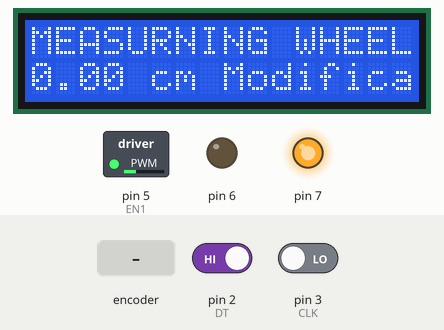
The sketch below on a simulated Arduino Uno, built with avr-gcc and run on an emulated ATmega328P. Parts: 16×2 character LCD, switched loads named in the sketch (green lamp = pin HIGH), output pins drawn as LEDs (lit = HIGH). Inputs (shaded band) come from the test bench; at power-on: pin 2 (DT) HIGH, pin 3 (CLK) LOW.

Above: at 1.2 s.
1.3 s: pin 2 (DT) driven LOW
At 1.51 s:
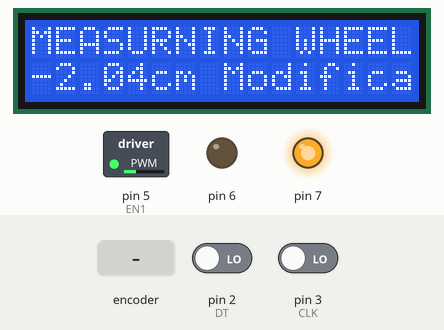
2.8 s: rotary encoder on pin 3 (CLK) / pin 2 (DT) turned 1 step (first pin leading)
At 4.0 s:
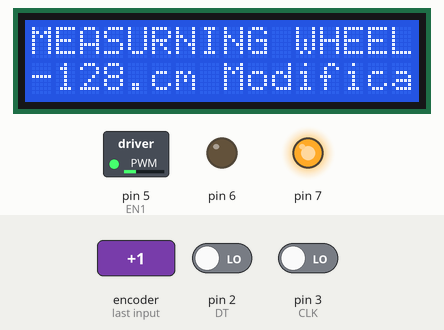
6.0 s: rotary encoder on pin 3 (CLK) / pin 2 (DT) turned 1 step (first pin leading)
7.8 s: rotary encoder on pin 3 (CLK) / pin 2 (DT) turned 1 step (first pin leading)
At 8.02 s:
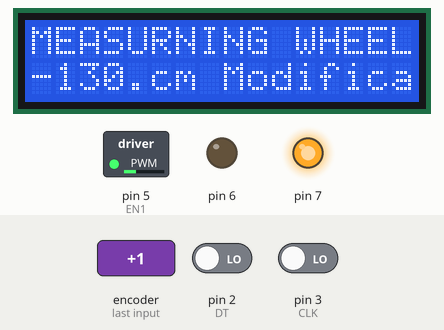
Timing chart, 0 to 10.6 s (numbered marks = the images above; inputs shaded):
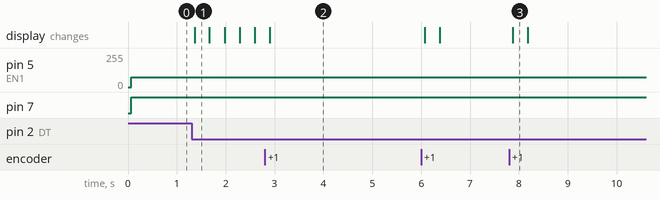

The sketch:

Rotary_Encoder_con_Interrupcion_externa_o_Hardware.ino
```cpp
#include <LiquidCrystal.h>
LiquidCrystal lcd(14, 13, 12, 11, 10, 9); //A0=14

int DT = 2;// DT a pin digital 2 (DT en modulo) Pin de la INTERRUPCION
int CLK = 3;// CLK a pin digital 3 (CLK en modulo)

volatile int Posicion_Encoder = 0;

const float pi = 3.14;//Número PI
const float R = 3.25;//radius of wheel
const int N = 40;//steps per rotation///Los pasos por rotación dependen del codificador rotatorio que se puede cambiar de 8 a 48

float distance = 0;

int EN1 = 5;//Inyectar PWM para controlar velocidad motor
int engine_1 = HIGH, engine_2 = LOW;
byte PWM=75;//VELOCIDAD MOTOR


void setup() {
  pinMode (DT ,INPUT);
  pinMode (CLK ,INPUT);
  pinMode(7, OUTPUT);
  pinMode(6, OUTPUT);
  pinMode(EN1, OUTPUT);

  lcd.begin(16, 2);
  lcd.print("MEASURNING WHEEL");

   attachInterrupt(digitalPinToInterrupt(DT),interrupt,LOW);//Interrupcion Externa
}

void loop() {
  digitalWrite(7, engine_1);
  digitalWrite(6, engine_2);
  analogWrite(EN1, PWM);

  distance = ((2*pi*R)/N) * Posicion_Encoder ;

  lcd.setCursor(0, 1);
  lcd.print( distance);

  lcd.setCursor(5, 1);
  lcd.print("cm Modificado A mi modo");
 }

 void interrupt(){//Función llamada por la interrupción //Funcion que determina el sentido del giro del encoder
  static unsigned long LastState=0;// variable static con ultimo valor de tiempo de interrupcion
  unsigned long timeInterrupt = millis();// variable almacena valor de func. millis

  if(timeInterrupt - LastState > 5){// No lee posibles rebotes en pulsos menores a 5 mseg.
    if(digitalRead(CLK)==HIGH){// si CLK es HIGH, rotacion a la derecha
      Posicion_Encoder++;// incrementa posicion del menu en 1
    }
    else{         // si CLK es LOW, rotacion a la izquierda
      Posicion_Encoder--;// decrementa posicion del menu en 1
    }
    LastState = timeInterrupt;//actualiza valor del tiempo tiempo
  }
}
```

Measured:
- after the input at 1.3 s, the display: changes after 0.06 s (image 1)
- after the input at 7.8 s, the display: changes after 0.08 s (image 3)
